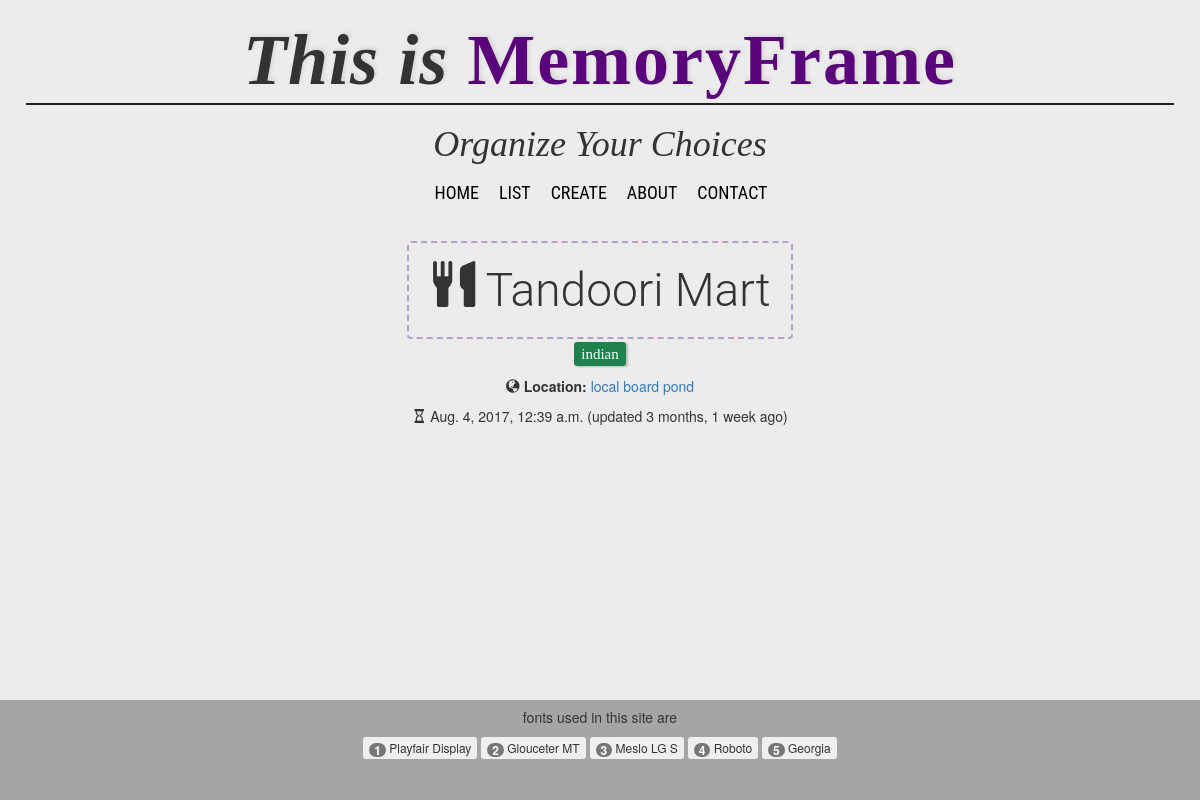
/restaurants/tandoori-mart-56rqp/, run on the app's committed database.
### restaurants/models.py (models this page shows, shortened)
class RestaurantLocation(models.Model):
    owner       =models.ForeignKey(User)
    name        =models.CharField(max_length=120,blank=False)
    location    =models.CharField(max_length=120, null=True, blank=True)
    category    =models.CharField(max_length=120, null=True, blank=True, validators=[validate_category])
    timestamp   =models.DateTimeField(auto_now_add=True)
    updated     =models.DateTimeField(auto_now=True)
    slug        =models.SlugField(blank=True, null=True)
    @property
    def title(self):
        return self.name

### restaurants/views.py (the view)
# urls.py: url(r'^(?P<slug>[\w-]+)/$', views.RestaurantDetailView.as_view(), name='detail'),
class RestaurantDetailView(DetailView):
    queryset = RestaurantLocation.objects.all()

### restaurants/templates/restaurants/restaurantLocation_detail.html (shortened to what this page needs)
{%extends "base.html"%}
{%block content%}
<h2><span class="high_d"><span class="glyphicon glyphicon-cutlery"></span> {{object.title}}</span></h2>
<h3><small>{{object.category}}</small></h3>
<p><span class="glyphicon glyphicon-globe"></span><b> Location:</b> <a href="https://www.google.com/maps/search/{{object.location}}" target="_blank">{{object.location}}</a></p>
<p><span class="glyphicon glyphicon-hourglass"></span> {{object.timestamp}} (updated {{object.updated|timesince}} ago)</p>
{%endblock content%}

### data on the page
RestaurantLocation: title "Tandoori Mart", category "indian", location "local board pond", timestamp "Aug. 4, 2017, 12:39 a.m.", updated "3 months, 1 week"
